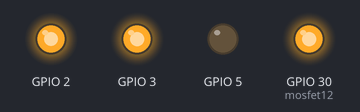
Simulated run of this sketch. Board: ESP32. Shown: output pins drawn as LEDs (lit = HIGH).

Above: at 0.07 s.
At 5.02 s:
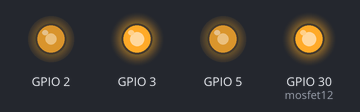
At 9.97 s:
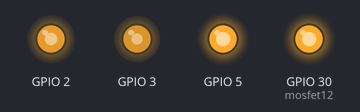
At 19.88 s:
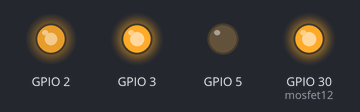
At 30.83 s:
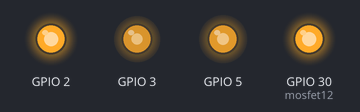
At 39.84 s:
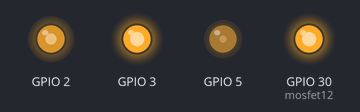
Timing chart, 0 to 40.0 s (numbered marks = the images above):
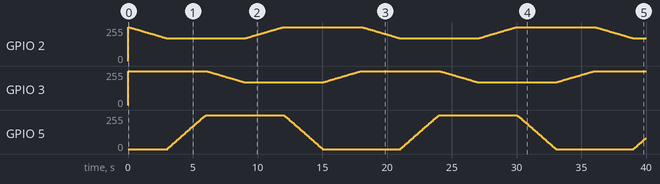

The sketch:

testRGB.ino
```cpp
#include <Servo.h>
#include <SPI.h>
#include <WiFi.h>
#include <math.h>
/*
 * Color Wheel LED
 *
 * Loops a RGB LED attached to pins 9,10,11 through
 * all the "exterior" colors of a Color Wheel
 *
 * The RGB LED uses a 3 component (red green blue) model which adds light colors to produce
 * a composite color. But the RGB does not make easy to loop through a more
 * "natural" sequence of colors. The HSV (hue saturation value) model uses a color cylinder
 * in which each color is a point inside the cylinder.
 * The hue is represented by the angle at which the point is, the saturation represents
 * the length (how close to the center the point is) and the value represent the height at
 * which the point is.
 *
 * By cycling the hue value from 0 to 360 degrees, and keeping the saturation and value at 1
 * we can represent all the brightest colors of the wheel, in a nice natural sequence.
 *
 * The algorithm to convert a HSV value to a RGB value is taken from Chris Hulbert's blog (splinter)
 *
 * Created 1 January 2011
 * By Eduardo A. Flores Verduzco
 * http://eduardofv.com
 *
 * References:
 * http://en.wikipedia.org/wiki/HSL_and_HSV
 * http://en.wikipedia.org/wiki/Color_wheel
 * http://splinter.com.au/blog/?p=29
 *
 *
 */
const int mosfet12 =  30;
void setup() {
  //Set the pins to analog output
  pinMode(5,OUTPUT);
  pinMode(2,OUTPUT);
  pinMode(3,OUTPUT);
  pinMode(mosfet12, OUTPUT);
    digitalWrite(mosfet12, HIGH);
}

void loop() {
  //The Hue value will vary from 0 to 360, which represents degrees in the color wheel
  for(int hue=0;hue<360;hue++)
  {
    setLedColorHSV(hue,1,1); //We are using Saturation and Value constant at 1
    delay(50); //each color will be shown for 10 milliseconds
  }
}

//Convert a given HSV (Hue Saturation Value) to RGB(Red Green Blue) and set the led to the color
//  h is hue value, integer between 0 and 360
//  s is saturation value, double between 0 and 1
//  v is value, double between 0 and 1
//http://splinter.com.au/blog/?p=29
void setLedColorHSV(int h, double s, double v) {
  //this is the algorithm to convert from RGB to HSV
  double r=0;
  double g=0;
  double b=0;

  double hf=h/60.0;

  int i=(int)floor(h/60.0);
  double f = h/60.0 - i;
  double pv = v * (1 - s);
  double qv = v * (1 - s*f);
  double tv = v * (1 - s * (1 - f));

  switch (i)
  {
  case 0: //rojo dominante
    r = v;
    g = tv;
    b = pv;
    break;
  case 1: //verde
    r = qv;
    g = v;
    b = pv;
    break;
  case 2:
    r = pv;
    g = v;
    b = tv;
    break;
  case 3: //azul
    r = pv;
    g = qv;
    b = v;
    break;
  case 4:
    r = tv;
    g = pv;
    b = v;
    break;
  case 5: //rojo
    r = v;
    g = pv;
    b = qv;
    break;
  }

  //set each component to a integer value between 0 and 255
  int red=constrain((int)255*r,0,255);
  int green=constrain((int)255*g,0,255);
  int blue=constrain((int)255*b,0,255);

  setLedColor(red,green,blue);
}

//Sets the current color for the RGB LED
void setLedColor(int red, int green, int blue) {
  //Note that we are reducing 1/4 the intensity for the green and blue components because
  //  the red one is too dim on my LED. You may want to adjust that.
  analogWrite(5,255-red); //Red pin attached to 9
  analogWrite(2,255-green/3); //Red pin attached to 9
  analogWrite(3,255-blue/3); //Red pin attached to 9
}
```
